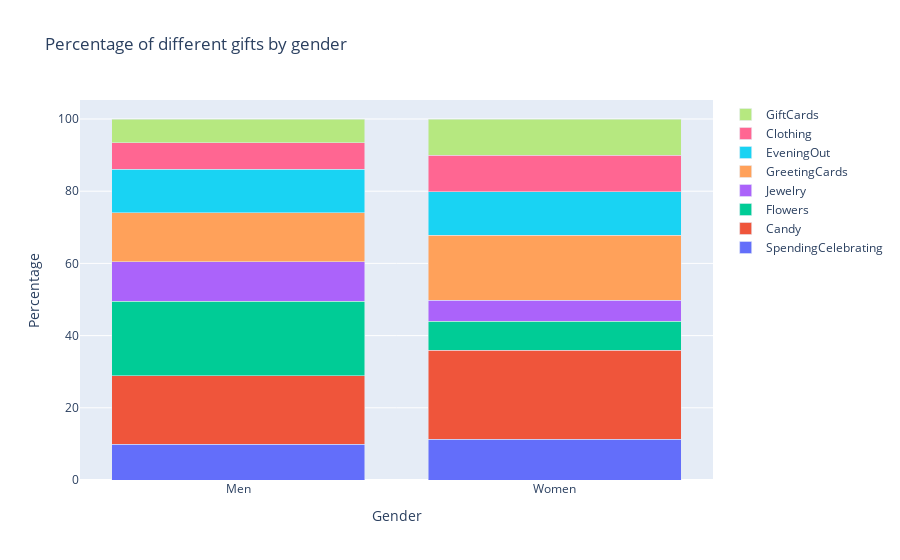

Here is the notebook cell this chart was saved with:
### Markdown cell above
Die Balkendiagramme visualisieren den prozentualen Anteil der Ausgaben für jede Kategorie, unterteilt nach Geschlecht. Das Verständnis der geschlechtsspezifischen Unterschiede bei den Geschenkausgaben kann Händlern dabei helfen, ihre Marketingstrategien zu optimieren und gezielte Werbekampagnen zu entwickeln, die auf die bestimmten Zielgruppen abzielen.

### Code cell
#Stacked Bar Chart

df = pd.read_csv('gifts_gender.csv')
df_percent = df.set_index('Gender').div(df.set_index('Gender').sum(axis=1), axis=0) * 100

fig = go.Figure()

for column in df_percent.columns:
    fig.add_trace(go.Bar(x=df_percent.index, y=df_percent[column], name=column))

fig.update_layout(
    barmode='stack',
    xaxis=dict(title='Gender'),
    yaxis=dict(title='Percentage'),
    title='Percentage of different gifts by gender'
)

fig.show()

print(df.head())

### Figure 1 — Plotly figure (JSON) as saved in the notebook; plotly's stock layout.template omitted (floating-point values rounded to 4 significant figures)
{"data": [{"name": "SpendingCelebrating", "type": "bar", "x": ["Men", "Women"], "y": [9.89, 11.3]}, {"name": "Candy", "type": "bar", "x": ["Men", "Women"], "y": [19.05, 24.69]}, {"name": "Flowers", "type": "bar", "x": ["Men", "Women"], "y": [20.51, 7.95]}, {"name": "Jewelry", "type": "bar", "x": ["Men", "Women"], "y": [10.99, 5.858]}, {"name": "GreetingCards", "type": "bar", "x": ["Men", "Women"], "y": [13.55, 17.99]}, {"name": "EveningOut", "type": "bar", "x": ["Men", "Women"], "y": [12.09, 12.13]}, {"name": "Clothing", "type": "bar", "x": ["Men", "Women"], "y": [7.326, 10.04]}, {"name": "GiftCards", "type": "bar", "x": ["Men", "Women"], "y": [6.593, 10.04]}], "layout": {"barmode": "stack", "title": {"text": "Percentage of different gifts by gender"}, "xaxis": {"title": {"text": "Gender"}}, "yaxis": {"title": {"text": "Percentage"}}}}
